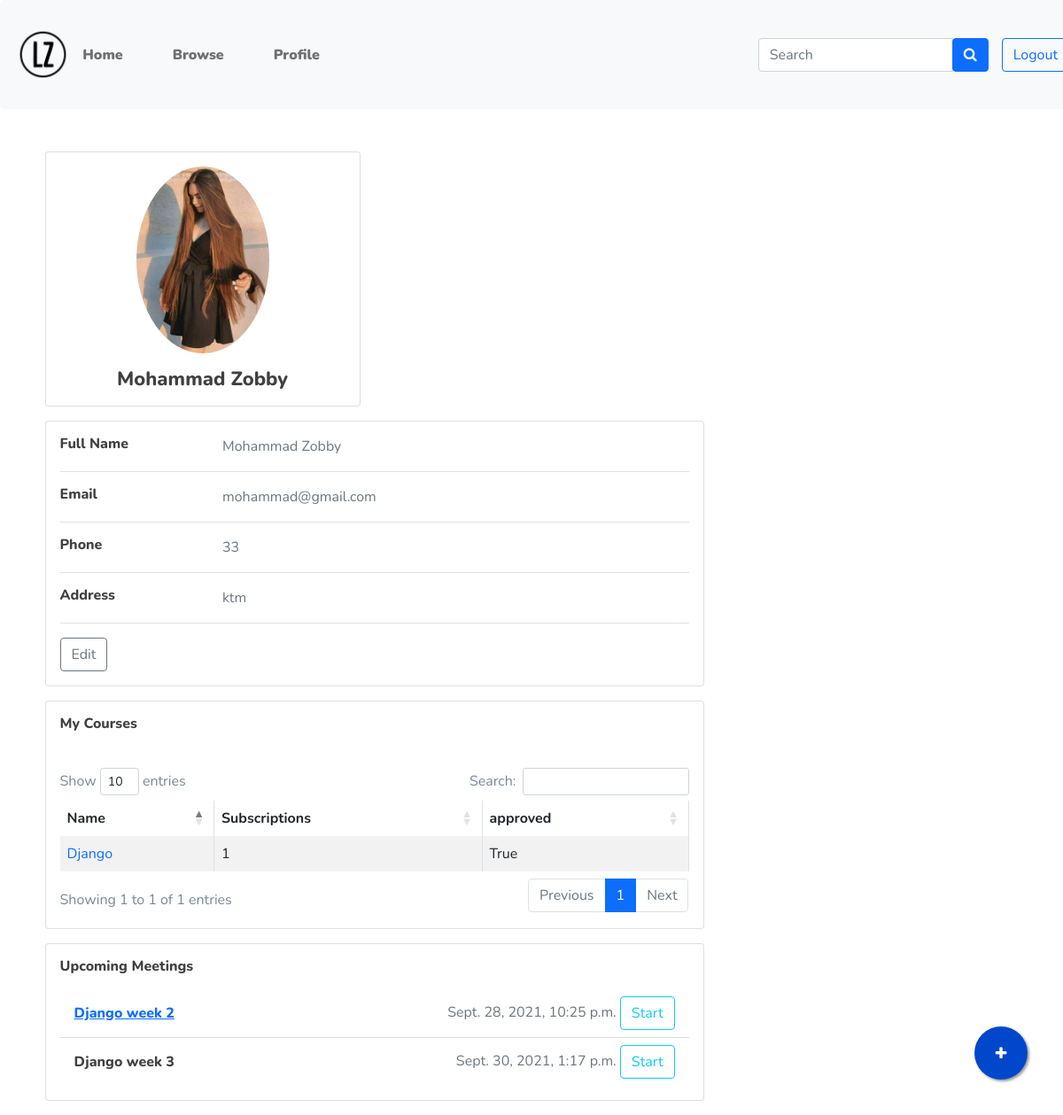
/dashboard/ (signed in), run on an earlier commit of the app's database.
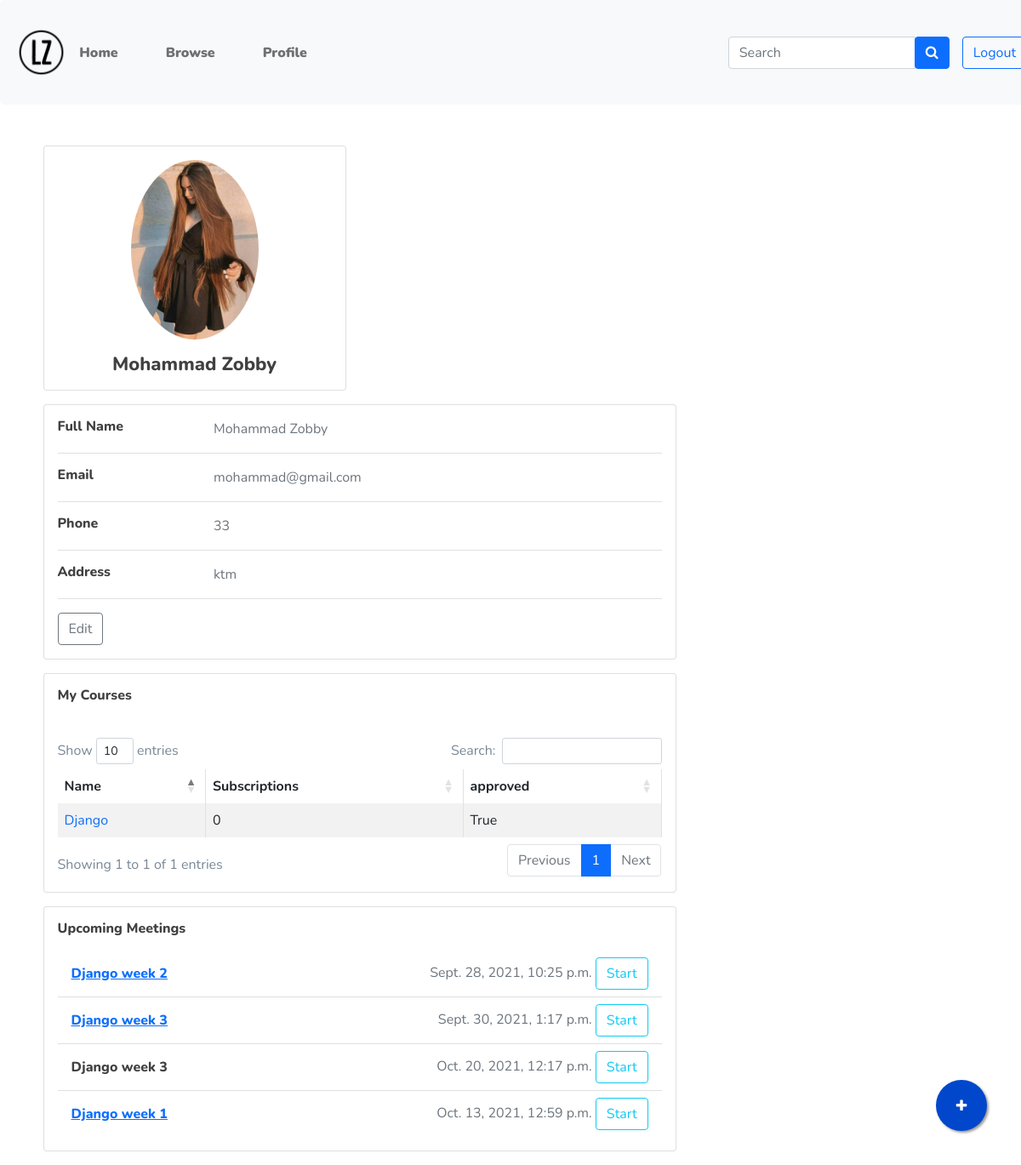
And on a later commit of the database.
### main/models.py (models this page shows, shortened)
class User(AbstractUser):
  USER_TYPE_CHOICES = (
      (1, 'student'),
      (2, 'teacher'),
      (3, 'admin'),
  )
  user_type = models.PositiveSmallIntegerField(choices=USER_TYPE_CHOICES, default=3)
  def __str__(self):
      return self.first_name + " " + self.last_name

class Teacher(models.Model):
    user = models.OneToOneField(User, on_delete=models.CASCADE)
    cv = models.FileField(upload_to='cvs/')
    bio = models.CharField(null=True, max_length=100, blank=True)
    address = models.CharField(max_length=200, blank=True)
    photo = models.FileField(null=True, blank=True)
    phone = models.CharField(null=True, max_length=20, blank=True)
    approved = models.BooleanField(default=False)
    @property
    def all_courses(self):
        return Course.objects.filter(uploaded_by=self)

class Course(models.Model):
    name = models.CharField(max_length=100)
    uploaded_by = models.ForeignKey(Teacher, on_delete=models.CASCADE)
    description = models.TextField(max_length=1000)
    category = models.ForeignKey(Categories, on_delete=models.SET_NULL, null=True)
    price = models.FloatField(default=0.0)
    approved = models.BooleanField(default=False)
    approval_message = models.CharField(max_length=200, null=True, blank=True)
    @property
    def subscriptions(self):
        return Subscription.objects.filter(course=self).count()

class Meeting(models.Model):
    meeting_on = models.DateTimeField()
    requested_by = models.ForeignKey(User, on_delete=models.CASCADE)
    completed = models.BooleanField(default=False)
    week = models.ForeignKey(Week, on_delete=models.CASCADE)
    link = models.CharField(max_length=500, null=True)

class Week(models.Model):
    course = models.ForeignKey(Course, on_delete=models.CASCADE)
    week_no = models.IntegerField()
    title = models.CharField(max_length=100, default="title")
    description = models.TextField(max_length=1000, null=True, blank=True)
    instructions = models.TextField(max_length=1000, null=True, blank=True)
    final = models.BooleanField(default=False)
    difficulty = models.IntegerField(default=1)
    def __str__(self):
        return self.course.name + " week " + str(self.week_no)

### main/views.py (the view, shortened to what this page needs)
# urls.py: path('dashboard/', views.dashboard, name='dashboard'),
def dashboard(request):
    print(request.user.user_type)
    if request.user.is_authenticated:
        if request.user.user_type==1:
            student=request.user.student
            context={
                        'subscriptions': request.user.student.get_subscriptions(),
                        'completed': models.Subscription.objects.filter(student=student, completed=True),
                        'student': student,
                        'pending_meetings': student.get_pending_meetings(),
                    }
            if request.method == 'GET':
                if request.GET.get('edit'):
                    context={
                        'profile_edit_form': forms.ProfileEditForm(instance=request.user.student),
                        'user_edit_form': forms.UserEditForm(instance=request.user),
                    }
                return render(request, 'student/dashboard.html', context)
            elif request.method == 'POST':
                pf = forms.ProfileEditForm(request.POST, request.FILES, instance=request.user.student)
                uf = forms.UserEditForm(request.POST, instance=request.user)
                if pf.is_valid() and uf.is_valid():
                    uf.save()
                    pf.save()
                else:
                    print(pf.errors)
                    print(uf.errors)
                return render(request, 'student/dashboard.html', context)
        elif request.user.user_type==2:
            teacher=request.user.teacher
            context={
                        'courses': teacher.all_courses,
                        'teacher': teacher,
                        'meetings': models.Meeting.objects.filter(requested_by=request.user, completed=False),
                    }
            if request.method == 'GET':
                if request.GET.get('edit'):
                    context={
                        'profile_edit_form': forms.TeacherProfileEditForm(instance=teacher),
                        'user_edit_form': forms.UserEditForm(instance=request.user),
                    }
                elif request.GET.get('link'):
                    id=request.GET.get('meeting-id')
                    mt = models.Meeting.objects.get(id=id)
                    link = request.GET.get('link')
                    mt.link=link
                    mt.save()
                elif request.GET.get('delete'):
                    id=request.GET.get('meeting-id')
                    mt = models.Meeting.objects.get(id=id).delete()
                elif request.GET.get('completed'):
                    id=request.GET.get('meeting-id')
                    mt = models.Meeting.objects.get(id=id)
                    mt.completed=True
                    mt.save()
                return render(request, 'teacher/dashboard.html', context)
    else:
        return redirect(reverse('index'))

### main/templates/teacher/dashboard.html (shortened to what this page needs)
{% extends '../base.html'%}
{% load tags%}
{% block content %}
{% load crispy_forms_tags %}
<div class="mt-5 container">
    <div class="main-body">
        <div class="row gutters-sm">
            <div class="col-md-4 mb-3">
                <div class="card">
                    <div class="card-body">
                        <div class="d-flex flex-column align-items-center text-center">
                            {% if request.user.teacher.photo %}<img src="{{request.user.teacher.photo.url}}" alt="Admin"
                                class="rounded-circle" width="150">{% endif %}
                                <div class="mt-3">
                                    <h4>{{request.user}}</h4>
                                </div>
                        </div>
                    </div>
                </div>
            </div>
        </div>
        <div class="col-md-8">
            {% if profile_edit_form %}
            <div class="card mb-3">
                <div class="card-body">
                    <form method="POST" action="{% url 'dashboard'%}" enctype="multipart/form-data">
                        {% csrf_token %}
                        <div class="row">
                            <div class="col-sm-3">
                                <h6 class="mb-0">Photo</h6>
                            </div>
                            <div class="col-sm-9 text-secondary">
                                {{profile_edit_form.photo}}
                            </div>
                        </div>
                        <hr>
                        <div class="row">
                            <div class="col-sm-3">
                                <h6 class="mb-0">First Name</h6>
                            </div>
                            <div class="col-sm-9 text-secondary">
                                {{user_edit_form.first_name}}
                            </div>
                        </div>
                        <hr>
                        <div class="row">
                            <div class="col-sm-3">
                                <h6 class="mb-0">Last Name</h6>
                            </div>
                            <div class="col-sm-9 text-secondary">
                                {{user_edit_form.last_name}}
                            </div>
                        </div>
                        <hr>
                        <div class="row">
                            <div class="col-sm-3">
                                <h6 class="mb-0">Email</h6>
                            </div>
                            <div class="col-sm-9 text-secondary">
                                {{user_edit_form.email}}
                            </div>
                        </div>
                        <hr>
                        <div class="row">
                            <div class="col-sm-3">
                                <h6 class="mb-0">Address</h6>
                            </div>
                            <div class="col-sm-9 text-secondary">
                                {{profile_edit_form.address}}
                            </div>
                        </div>
                        <hr>
                        <div class="row">
                            <div class="col-sm-3">
                                <h6 class="mb-0">Phone</h6>
                            </div>
                            <div class="col-sm-9 text-secondary">
                                {{profile_edit_form.phone}}
                            </div>
                        </div>
                        <hr>
                        <div class="row">
                            <div class="col-sm-3">
                                <h6 class="mb-0">CV</h6>
                            </div>
                            <div class="col-sm-9 text-secondary">
                                {{profile_edit_form.cv}}
                            </div>
                        </div>
                        <hr>
                        <div class="row">
                            <div class="col-sm-12">
                                <input type="submit" class="btn btn-outline-primary">
                            </div>
                        </div>
                    </form>
                </div>
            </div>
            {% else %}
            <div class="card mb-3">
                <div class="card-body">
                    <div class="row">
                        <div class="col-sm-3">
                            <h6 class="mb-0">Full Name</h6>
                        </div>
                        <div class="col-sm-9 text-secondary">
                            {{request.user.first_name}} {{request.user.last_name}}
                        </div>
                    </div>
                    <hr>
                    <div class="row">
                        <div class="col-sm-3">
                            <h6 class="mb-0">Email</h6>
                        </div>
                        <div class="col-sm-9 text-secondary">
                            {{request.user.email}}
                        </div>
                    </div>
                    <hr>
                    <div class="row">
                        <div class="col-sm-3">
                            <h6 class="mb-0">Phone</h6>
                        </div>
                        <div class="col-sm-9 text-secondary">
                            {{teacher.phone}}
                        </div>
                    </div>
                    <hr>
                    <div class="row">
                        <div class="col-sm-3">
                            <h6 class="mb-0">Address</h6>
                        </div>
                        <div class="col-sm-9 text-secondary">
                            {{teacher.address}}
                        </div>
                    </div>
                    <hr>
                    <div class="row">
                        <div class="col-sm-12">
                            <form method="GET" action="{% url 'dashboard'%}">
                                <button type="submit" class="btn btn-outline-secondary">Edit</button>
                            </form>
                        </div>
                    </div>
                </div>
            </div>
            <div class="row gutters-sm">
                <div class="col-sm mb-3">
                    <div class="card h-100">
                        <div class="card-body">
                            <h6 class="d-flex align-items-center mb-3">My Courses</h6><br>
                            <table id="example" class="table table-striped table-bordered">
                                <thead>
                                    <tr>
                                        <th>Name</th>
                                        <th>Subscriptions</th>
                                        <th>approved</th>
                                    </tr>
                                </thead>
                                <tbody>
                                    {% for course in courses %}
                                    <tr>
                                        <td><a class="text-decoration-none"
                                                href="{% url 'course_details' course.id %}">{{course.name}}</a></td>
                                        <td>{{course.subscriptions}}</td>
                                        <td>{{course.approved}}</td>
                                    </tr>
                                    {% endfor %}
                                </tbody>
                            </table>
                        </div>
                    </div>
                </div>
            </div>
            <div class="row gutters-sm">
                <div class="col-sm mb-3">
                    <div class="card h-100">
                        <div class="card-body">
                            <h6 class="d-flex align-items-center mb-3">Upcoming Meetings</h6>
                            {% if meetings %}
                            <ul class="list-group list-group-flush">
                                {% for m in meetings %}
                                <li class="list-group-item d-flex justify-content-between align-items-center flex-wrap">
                                    <h6 class="mb-0">{% if m.link %}<a
                                            href="{{m.link}}">{{m.week}}</a>{%else%}{{m.week}}{% endif %}</h6>
                                    <span class="text-secondary">{{m.meeting_on}} <a href="#" class="btn btn-outline-info link-modal" data-id="{{m.id}}">Start</a></span>
                                </li>
                                {% endfor %}
                            </ul>
                            {% else %}
                            <p>No pending meetings</p>
                            {% endif %}
                        </div>
                    </div>
                </div>
            </div>
            {% endif %}
            <a href="#" class="float" onclick="return add_course()">
                <i class="fa fa-plus my-float"></i>
            </a>
        </div>
    </div>
</div>
{% endblock %}

What changed in the data, as far as the page shows it:
computed for Course "Django": subscriptions "1" → "0"
changed Meeting "Sept. 30, 2021, 1:17 p.m.": link empty → "https://meet.google.com/rxa-jbfw-okv" (drawn)
added Meeting: week "Django week 3", meeting_on "Oct. 20, 2021, 12:17 p.m."
added Meeting: week "Django week 1", meeting_on "Oct. 13, 2021, 12:59 p.m."
